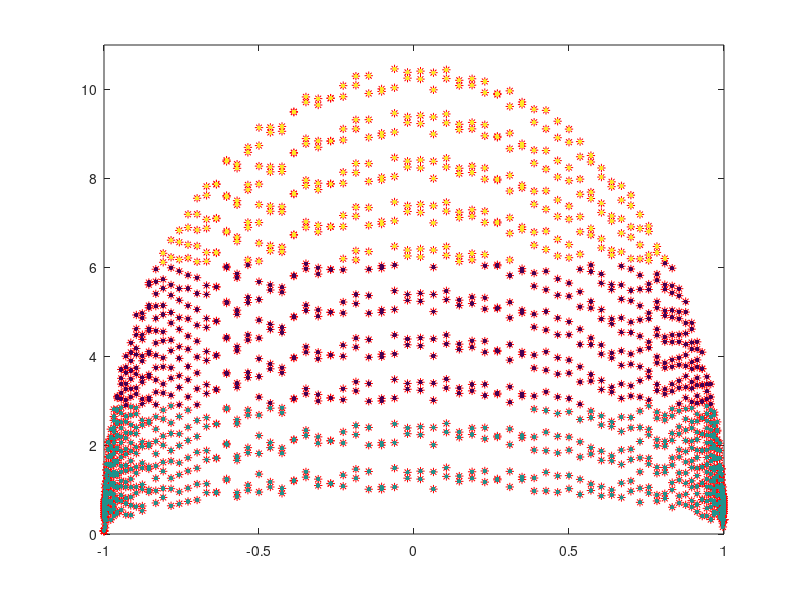

Write MATLAB code to recreate this figure.
clear all, clc, close all

function rng(x)
  randn("seed",x)
  rand("seed",x)
end

%Un comentario en el cod para variar
N = 150; %Number of *
Nf = 10; %number of frames
n = 1:N/2;
tao = n/N;
v=0.5;
s = 13; %seed for the random numbers
%X=rand(2*length(tao),Nf+1);%Matriz random
rng(s);
Y=rand(2*length(tao),Nf);%Matriz random
x = abs(cos(2*pi*tao))'; 
x = [x;-x];
x= double(x);
size(x);
%X(:,1)= x; %Reemplazar la primera columna de X por x.

for t = 1:Nf 
    yt = abs(t*sin(2*pi*tao))';
    yt = [yt;yt];
    rng(s);
    mu = rand(length(yt),1);
    yt = yt + v*mu;
    Y(:,t) = yt; %La columna t es reemplazado por yt. 
    plot(x,yt,'*r')
    axis([-1 1 0 Nf+Nf/10])
    hold on
    pause(0.2)
end

x;
Y = double(Y);
xr = repmat(x,1,Nf );
X=[xr(:) Y(:)];
%X=[Y(:) xr(:)];
k=3;

lab= kmeans(X,k);
%Iout = reshape(lab,size(x,1),Nf)';
%Iout

%imagesc(Iout)
%lab;
scatter(X(:,1), X(:,2), 10, lab, 'filled')
